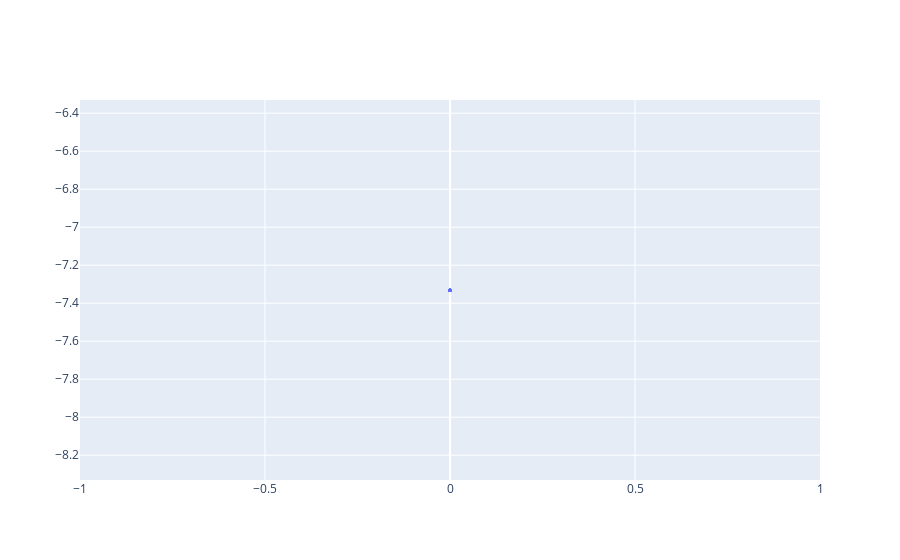

The code cell stored with this chart in its notebook:
### Code cell
fig = go.Figure(data=[go.Scatter(x=results_E2V2D1_RCM1['combined'][1][:,0], 
                                   y=results_E2V2D1_RCM1['combined'][1][:,1],
                                   mode='markers', name='MESH', marker=dict(size=3)),])
fig.show()

### Figure 1 — Plotly figure (JSON) as saved in the notebook; plotly's stock layout.template omitted (floating-point values rounded to 4 significant figures)
{"data": [{"marker": {"size": 3}, "mode": "markers", "name": "MESH", "type": "scatter", "x": [0, 0, 0, 0, 0, 0, 0, 0, 0, 0, 0, 0, 0, 0, 0, 0, 0, 0, 0, 0, 0, 0, 0, 0, 0, 0, 0, 0, 0, 0, 0, 0, 0, 0, 0, 0, 0, 0, 0, 0, 0, 0, 0, 0, 0, 0, 0, 0, 0, 0, 0, 0, 0, 0, 0, 0, 0, 0, 0, 0, 0, 0, 0, 0, 0, 0, 0, 0, 0, 0, 0, 0, 0, 0, 0, 0, 0, 0, 0, 0, 0, 0, 0, 0, 0, 0, 0, 0, 0, 0, 0, 0, 0, 0, 0, 0, 0, 0, 0, 0], "y": [-7.33, -7.33, -7.33, -7.33, -7.33, -7.33, -7.33, -7.33, -7.33, -7.33, -7.33, -7.33, -7.33, -7.33, -7.33, -7.33, -7.33, -7.33, -7.33, -7.33, -7.33, -7.33, -7.33, -7.33, -7.33, -7.33, -7.33, -7.33, -7.33, -7.33, -7.33, -7.33, -7.33, -7.33, -7.33, -7.33, -7.33, -7.33, -7.33, -7.33, -7.33, -7.33, -7.33, -7.33, -7.33, -7.33, -7.33, -7.33, -7.33, -7.33, -7.33, -7.33, -7.33, -7.33, -7.33, -7.33, -7.33, -7.33, -7.33, -7.33, -7.33, -7.33, -7.33, -7.33, -7.33, -7.33, -7.33, -7.33, -7.33, -7.33, -7.33, -7.33, -7.33, -7.33, -7.33, -7.33, -7.33, -7.33, -7.33, -7.33, -7.33, -7.33, -7.33, -7.33, -7.33, -7.33, -7.33, -7.33, -7.33, -7.33, -7.33, -7.33, -7.33, -7.33, -7.33, -7.33, -7.33, -7.33, -7.33, -7.33]}], "layout": {}}
